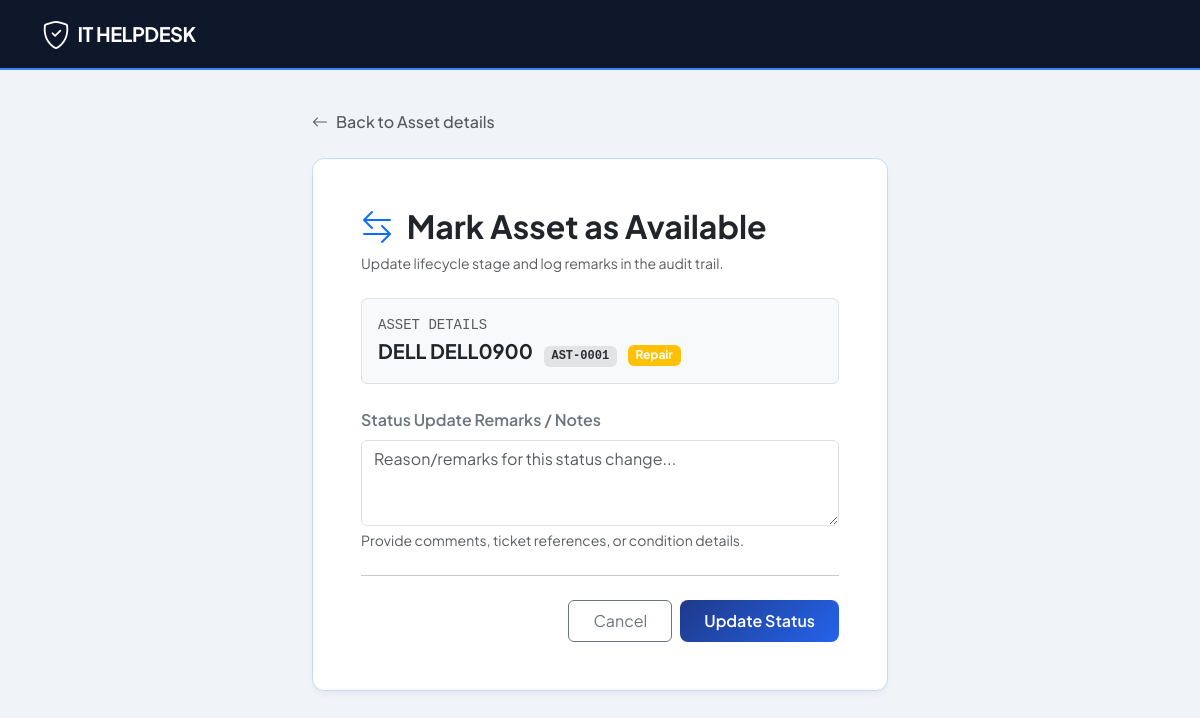
The app's page /assets/1/status/Available/ (signed in) with its own data.
### assets/models.py (models this page shows, shortened)
class Asset(models.Model):
    ASSET_TYPE_CHOICES = [
        ('Laptop', 'Laptop'),
        ('Desktop', 'Desktop'),
        ('Printer', 'Printer'),
        ('Monitor', 'Monitor'),
        ('Scanner', 'Scanner'),
        ('Router', 'Router'),
        ('Switch', 'Switch'),
        ('Server', 'Server'),
        ('UPS', 'UPS'),
        ('Other', 'Other'),
    ]
    STATUS_CHOICES = [
        ('Available', 'Available'),
        ('Assigned', 'Assigned'),
        ('Repair', 'Repair'),
        ('Scrap', 'Scrap'),
        ('Lost', 'Lost'),
    ]
    asset_id = models.CharField(max_length=20, unique=True, null=True, blank=True)
    asset_type = models.CharField(max_length=50, choices=ASSET_TYPE_CHOICES)
    brand = models.CharField(max_length=100)
    model = models.CharField(max_length=100)
    serial_number = models.CharField(max_length=100, unique=True)
    purchase_date = models.DateField()
    warranty_expiry = models.DateField()
    status = models.CharField(max_length=20, choices=STATUS_CHOICES, default='Available')
    location = models.CharField(max_length=100, blank=True, null=True)
    remarks = models.TextField(blank=True, null=True)
    created_at = models.DateTimeField(auto_now_add=True)

### assets/views.py (the view)
# urls.py: path('<int:pk>/status/<str:status>/', views.change_asset_status, name='change_asset_status'),
@login_required
def change_asset_status(request, pk, status):
    verify_asset_manager(request.user)
    asset = get_object_or_404(Asset, pk=pk)
    allowed_transitions = ['Available', 'Repair', 'Scrap', 'Lost']
    if status not in allowed_transitions:
        messages.error(request, f"Invalid status transition to '{status}'.")
        return redirect('asset_detail', pk=pk)
    if request.method == 'POST':
        form = AssetStatusTransitionForm(request.POST)
        if form.is_valid():
            notes = form.cleaned_data.get('notes', '')
            old_status = asset.status
            if old_status == 'Assigned':
                active_assignment = asset.assignments.filter(return_date__isnull=True).first()
                if active_assignment:
                    active_assignment.return_date = timezone.now()
                    orig_remarks = active_assignment.remarks or ""
                    active_assignment.remarks = f"{orig_remarks}\n[System Auto-Returned due to status change to {status}]: {notes}".strip()
                    active_assignment.save()
                    AssetActivity.objects.create(
                        asset=asset,
                        actor=request.user,
                        action="Assignment Auto-Returned",
                        notes=f"Asset transitioned to {status}. Auto-returned from {active_assignment.employee.username}."
                    )
            asset.status = status
            asset.save()
            AssetActivity.objects.create(
                asset=asset,
                actor=request.user,
                action=f"Status changed to {status}",
                notes=notes or f"Status changed from {old_status} to {status}."
            )
            messages.success(request, f"Asset {asset.asset_id} status updated to {status} successfully.")
            return redirect('asset_detail', pk=pk)
    else:
        form = AssetStatusTransitionForm()
    context = {
        'form': form,
        'asset': asset,
        'status': status,
        'title': f"Mark Asset as {status}",
        'user_role': get_user_role(request.user),
    }
    return render(request, 'assets/status_form.html', context)

### assets/forms.py
class AssetStatusTransitionForm(forms.Form):
    notes = forms.CharField(
        widget=forms.Textarea(attrs={'class': 'form-control', 'rows': 3, 'placeholder': 'Reason/remarks for this status change...'}),
        required=False,
        label="Status Change Remarks"
    )

### accounts/models.py (called while the page is built)
def get_user_role(user):
    if user.is_superuser:
        return UserProfile.Role.ADMIN
    try:
        return UserProfile.Role(user.profile.role)
    except UserProfile.DoesNotExist:
        return UserProfile.Role.IT_SUPPORT if user.is_staff else UserProfile.Role.EMPLOYEE

def user_is_admin(user):
    return user.is_authenticated and get_user_role(user) == UserProfile.Role.ADMIN

def user_can_manage_tickets(user):
    return user_is_admin(user) or user_is_it_support(user)

### assets/views.py (called while the page is built)
def verify_asset_manager(user):
    if not user_can_manage_tickets(user):
        raise PermissionDenied("You do not have permission to access the Asset Management Module.")

### assets/templates/assets/status_form.html (shortened to what this page needs)
<!DOCTYPE html>
<html lang="en">
<head>
    <link href="https://cdn.jsdelivr.net/npm/bootstrap@5.3.3/dist/css/bootstrap.min.css" rel="stylesheet">
    <link href="https://cdn.jsdelivr.net/npm/bootstrap-icons@1.11.3/font/bootstrap-icons.min.css" rel="stylesheet">
</head>
<body>
    <nav class="navbar navbar-expand-lg navbar-dark sticky-top">
        <div class="container">
            <a class="navbar-brand d-flex align-items-center gap-2" href="/">
                <i class="bi bi-shield-check fs-3"></i>
                <span>IT HELPDESK</span>
            </a>
        </div>
    </nav>
    <div class="container main-container" style="max-width: 600px;">
        <div class="mb-4">
            <a href="{% url 'asset_detail' asset.id %}" class="text-decoration-none text-muted fw-medium d-flex align-items-center gap-2">
                <i class="bi bi-arrow-left"></i>
                <span>Back to Asset details</span>
            </a>
        </div>
        <div class="card form-card p-4 p-md-5">
            <h2 class="fw-bold text-dark mb-2">
                {% if status == 'Repair' %}
                    <i class="bi bi-wrench-adjustable text-warning me-2"></i>
                {% elif status == 'Scrap' %}
                    <i class="bi bi-trash3 text-danger me-2"></i>
                {% elif status == 'Lost' %}
                    <i class="bi bi-question-diamond text-secondary me-2"></i>
                {% else %}
                    <i class="bi bi-arrow-left-right text-primary me-2"></i>
                {% endif %}
                {{ title }}
            </h2>
            <p class="text-muted small mb-4">Update lifecycle stage and log remarks in the audit trail.</p>
            <div class="p-3 bg-light rounded border mb-4">
                <span class="text-uppercase text-muted font-monospace small d-block">Asset Details</span>
                <strong class="text-dark fs-5">{{ asset.brand }} {{ asset.model }}</strong>
                <span class="badge bg-secondary-subtle text-secondary-emphasis font-monospace ms-2">{{ asset.asset_id }}</span>
                <span class="badge {% if asset.status == 'Available' %}bg-success{% elif asset.status == 'Assigned' %}bg-primary{% else %}bg-warning{% endif %} ms-2">{{ asset.status }}</span>
            </div>
            <form method="post" novalidate>
                <div class="mb-4">
                    <label for="{{ form.notes.id_for_label }}" class="form-label fw-semibold text-secondary">Status Update Remarks / Notes</label>
                    {{ form.notes }}
                    <div class="form-text text-muted">Provide comments, ticket references, or condition details.</div>
                </div>
                <hr class="my-4">
                <div class="d-flex justify-content-end gap-2">
                    <a href="{% url 'asset_detail' asset.id %}" class="btn btn-outline-secondary px-4 py-2">Cancel</a>
                    <button type="submit" class="btn btn-gradient px-4 py-2">
                        Update Status
                    </button>
                </div>
            </form>
        </div>
    </div>
</body>
</html>

### assets/templates/assets/status_form.html (style rules this page uses)
:root { --bs-body-font-family: 'Plus Jakarta Sans', sans-serif; --primary-gradient: linear-gradient(135deg, #1e3a8a 0%, #2563eb 100%); --blue-light: #eff6ff; --blue-border: #bfdbfe; --blue-dark: #1e3a8a; --blue-accent: #3b82f6; }
body { background-color: #f0f4f8; color: #1e293b; min-height: 100vh; }
.navbar { background: #0f172a !important; border-bottom: 2px solid var(--blue-accent); }
.navbar-brand { font-weight: 700; color: #ffffff !important; letter-spacing: -0.5px; }
.main-container { padding-top: 2.5rem; padding-bottom: 4rem; }
.form-card { border: 1px solid var(--blue-border); background: #ffffff; border-radius: 12px; box-shadow: 0 4px 6px -1px rgba(0, 0, 0, 0.05); }
.btn-gradient { background: var(--primary-gradient); color: white; border: none; font-weight: 600; border-radius: 8px; padding: 10px 18px; transition: all 0.2s ease; }

### records on screen
Asset: brand "DELL", model "DELL0900", asset_id "AST-0001", status "Repair"

### other values on screen
{{ title }} "Mark Asset as Available"
